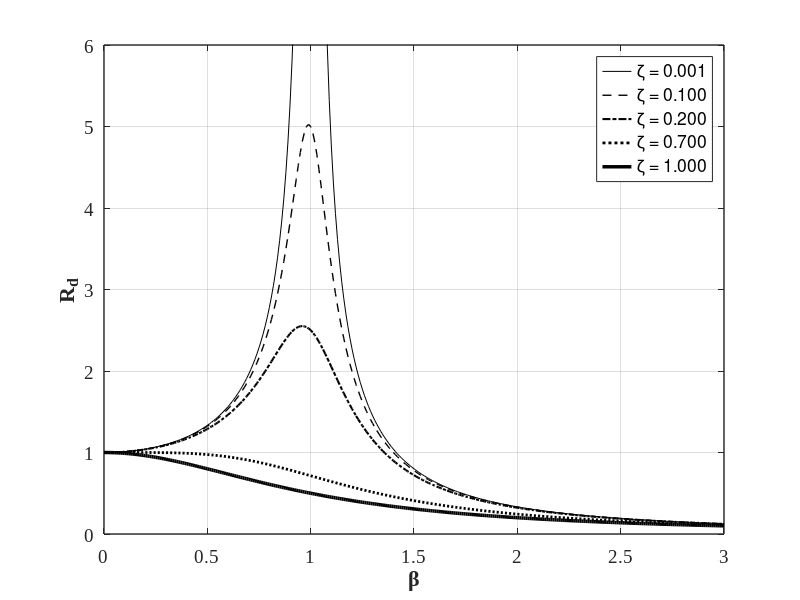

This chart was generated by the following MATLAB code:
%% Structural Dynamics and Vibration Control(M. Azimi et al.)
%% Example 3-10: Response Modification Factor for a SDOF with Different Damping Ratios

clear; close all; clc;
%% Calculate The Response & Plot
beta = 0.0:0.01:3.0;
    Legend   = {'\zeta = 0.001';'\zeta = 0.100';'\zeta = 0.200';'\zeta = 0.700';'\zeta = 1.000'};
    LineType = {'-k';           '--k';          '-.k';          ':k';           '-k'};
    
i = 0;
for zeta = [0.001, 0.1, 0.2, 0.7, 1.0]
    i = i+1;
    denom1 = (1-beta.*beta).^ 2;
    denom2 = (2*zeta*beta) .^ 2;
    denom  = sqrt(denom1+denom2);

    Rd = 1./denom;

    figure(1);  set(figure(1), 'Position', [200   100   883   400])
                hold on; grid on; box on;
                plot(beta,Rd,LineType{i},'LineWidth',i/2,'Color',[0 0 0]);
end

%% Plot settings
            axis([0 3 0 6]); %set xy limits for the plot
            legend(Legend)
            set(gca, 'LineWidth',1, 'FontWeight','normal', 'FontName','Times New Roman', 'FontSize',14)               
            xlabel('\beta', 'fontsize',16, 'fontname','Times New Roman','FontWeight','Bold')
            ylabel('R_d', 'fontsize',16, 'fontname','Times New Roman','FontWeight','Bold')

%% Print
print('EX_3_10','-dpng')
